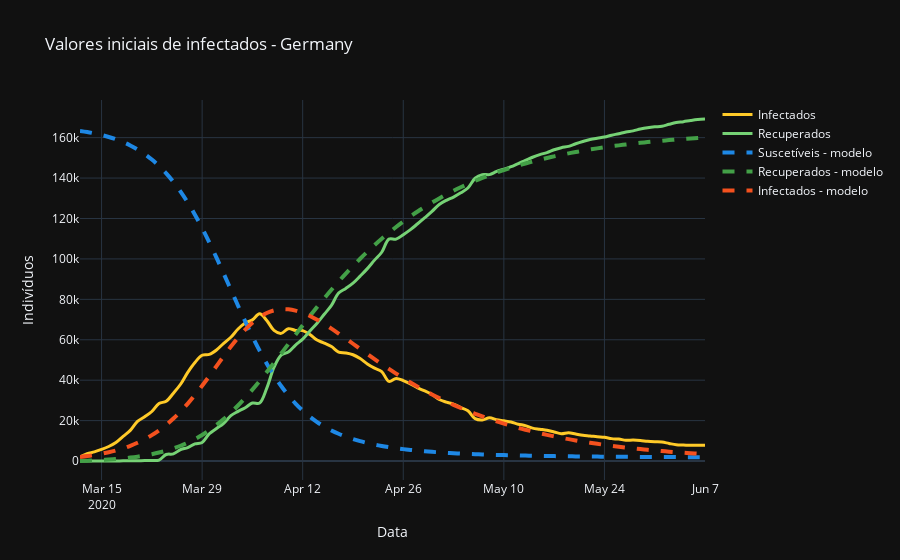

Notebook code cell kept with this figure:
### Code cell
figure = go.Figure()
figure.add_trace(go.Scatter(
                    x=time_ref, 
                    y=I,
                    name="Infectados",
                    mode='lines',
                    line_shape='spline',
                    line = dict(color='#ffca28', width=3)))
figure.add_trace(go.Scatter(
                    x=time_ref,
                    y=R,
                    name="Recuperados",
                    mode="lines",
                    line_shape="spline",
                    line=dict(color='#76d275', width=3)))
figure.add_trace(go.Scatter(
                    x=time_ref,
                    y=sim_res[0],
                    name="Suscetíveis - modelo",
                    mode="lines",
                    line_shape="spline",
                    line=dict(color="#1e88e5", width=4, dash="dash")))
figure.add_trace(go.Scatter(
                    x=time_ref,
                    y=sim_res[2],
                    name="Recuperados - modelo",
                    mode="lines",
                    line_shape="spline",
                    line=dict(color="#43a047", width=4, dash="dash")))
figure.add_trace(go.Scatter(
                    x=time_ref,
                    y=sim_res[1],
                    name="Infectados - modelo",
                    mode="lines",
                    line_shape="spline",
                    line=dict(color="#f4511e", width=4, dash="dash")))
figure.update_layout(template='plotly_dark',
                  xaxis_title='Data', yaxis_title='Indivíduos',
                  title_text="Valores iniciais de infectados - " + country['data']['name'])
# 'ggplot2', 'seaborn', 'simple_white', 'plotly',
# 'plotly_white', 'plotly_dark', 'presentation', 'xgridoff',
# 'ygridoff', 'gridon', 'none'
figure.show()
